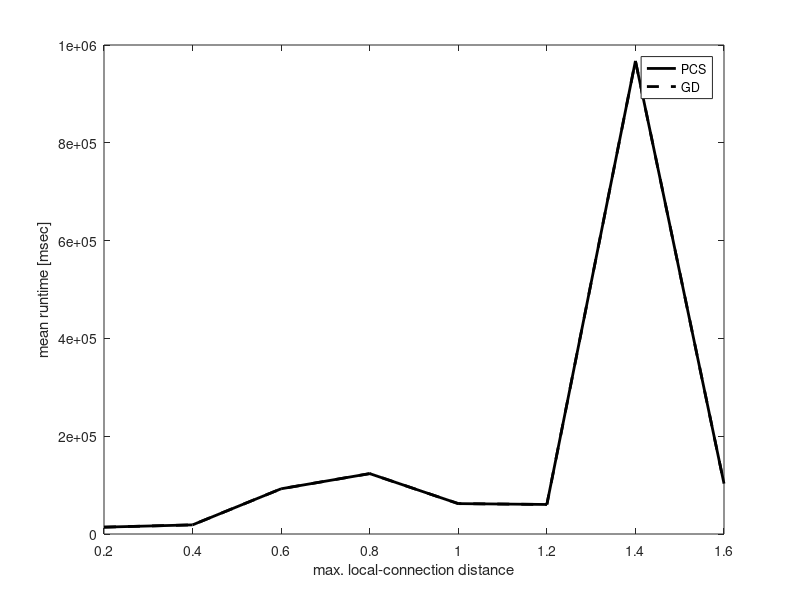
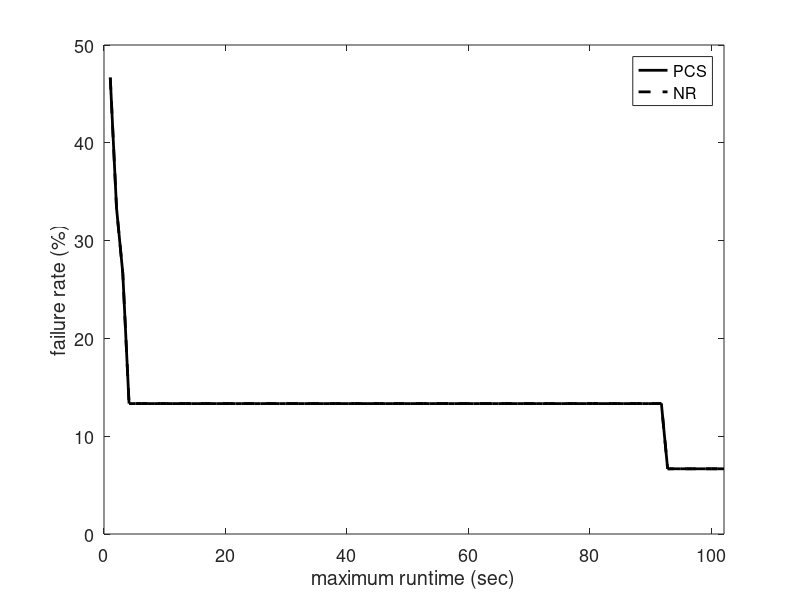

MATLAB code to generate these figures, in order:
% Performance comparison between the PCS, GD (with KDL) approaches. 
% The experiment is in one scene with obstacles where the start and goal configurations
% are: Env. II
% 		c_start = {1.1, 1.1, 0, 1.24, -1.5708, 0, -0.79567, 0.60136, 0.43858, -0.74986, -1.0074, -0.092294};
% 		c_goal = {-1.1, 1.35, -0.2, -1, -1.9, 0, 0.80875, 0.72363, -0.47891, -1.0484, 0.73278, 1.7491};
% This while benchmarking the maximum step distance.
% With joint limits of the ABB robots.
% last updated: 09/28/17

clear all
clc

%%
planners = {'BiRRT','RRT','LazyRRT','SBL'};
plannerType = planners{3};
switch plannerType
    case 'BiRRT'
        D1 = load('Benchmark_BiRRT_PCS_3poles_rB.txt');
        D2 = load('Benchmark_BiRRT_GD_3poles_rB.txt');
    case 'RRT'
        D1 = load('Benchmark_RRT_PCS_3poles_rB.txt'); 
        D2 = load('Benchmark_RRT_PCS_3poles_rB.txt'); 
    case 'LazyRRT'
        D1 = load('Benchmark_LazyRRT_PCS_3poles_rB.txt');
        D2 = load('Benchmark_LazyRRT_PCS_3poles_rB.txt'); 
    case 'SBL'
        D1 = load('Benchmark_SBL_PCS_3poles_rB.txt'); 
        D2 = load('Benchmark_SBL_PCS_3poles_rB.txt');
end

%% 
disp(['Results for ' plannerType ':']);

%%
% PCS
rd = sort(unique(D1(:,1)));
for i = 1:length(rd)
    M = D1(D1(:,1)==rd(i), 2:end);
    td(i) = mean(M(:,3))*1e3;
    td_ste(i) = 1e3*std(M(:,4))/sqrt(size(M,1));
end

%%
% GD
rg = sort(unique(D2(:,1)));
for i = 1:length(rg)
    M = D2(D2(:,1)==rg(i), 2:end);
%     disp([i-1 rg(i)  size(M,1)])
    tg(i) = mean(M(:,3))*1e3;
    tg_ste(i) = 1e3*std(M(:,4))/sqrt(size(M,1));
end

%%
disp(' ');
[tdmin, id] = min(td);
[tgmin, ig] = min(tg);

%%
h = figure(1);
clf
plot(rd,td,'-k','linewidth',2);
% errorbar(rd,td,td_ste,'-k','linewidth',2);
hold on
plot(rg,tg,'--k','linewidth',2);
% errorbar(rg,tg,tg_ste,'--k','linewidth',2);
hold off
ylabel('mean runtime [msec]');
xlabel('max. local-connection distance');
legend('PCS','GD');
% xlim([0 6]);
% xlim([min(rd) max(rd)]);

%% 
sS = rd(id);
tmin = tdmin;
D1 = D1(D1(:,1)==sS, 2:end); 
verf = D1(:,1)==1;
suc = D1(:,2)==1;

D = D1;
disp('------------------------------------');
disp('PCS:');
disp(['Results of ' num2str(size(D,1)) ' queries.']);
disp(['Minimum avg. runtime is ' num2str(tmin) 'msec with d = ' num2str(sS) ]);
disp(['Plan distance: ' num2str(D(1,3)) ]);
disp(['Avg. runtime: ' num2str(mean(D(:,3))*1e3)  ' +/- ' num2str(std(D(:,3))/sqrt(size(D,1))*1e3) ' msec ']);
disp(['Min. runtime: ' num2str(min(D(:,3))*1e3) ' msec ']);
disp(['Avg. nodes in path: ' num2str(floor(mean(D(:,9)))) ]);
disp(['Avg. nodes in trees: ' num2str(floor(mean(D(:,10)))) ]);
disp(['Avg. number of projections: ' num2str(floor(mean(D(:,4)))) ]);
disp(['Avg. local-connection time: ' num2str(mean(D(:,11)./D(:,12))*1e3)  ' +/- ' num2str(std(D(:,11)./D(:,12))/sqrt(size(D,1))*1e3) ' msec ']);
disp(['Avg. total local-connection time: ' num2str(mean(D(:,11))*1e3)  ' +/- ' num2str(std(D(:,11))/sqrt(size(D,1))*1e3) ' msec ']);
disp(['Avg. number of local connection checks: ' num2str(mean(D(:,12)))]);
disp(['Avg. collision check time: ' num2str(mean(D(:,7))*1e3) ' msec.']);
disp(['Percent of successful local connections: ' num2str(100*mean(D(:,13)./D(:,12)))]);

%%
sS = rg(ig);
tmin = tgmin;
D2 = D2(D2(:,1)==sS, 2:end);
verf = D2(:,1)==1;
suc = D2(:,2)==1;

D = D2;
disp('------------------------------------');
disp('GD:');
disp(['Results of ' num2str(size(D,1)) ' queries.']);
disp(['Minimum avg. runtime is ' num2str(tmin) 'msec with d = ' num2str(sS) ]);
disp(['Plan distance: ' num2str(D(1,3)) ]);
disp(['Avg. runtime: ' num2str(mean(D(:,3))*1e3)  ' +/- ' num2str(std(D(:,3))/sqrt(size(D,1))*1e3) ' msec ']);
disp(['Min. runtime: ' num2str(min(D(:,3))*1e3) ' msec ']);
disp(['Avg. nodes in path: ' num2str(floor(mean(D(:,9)))) ]);
disp(['Avg. nodes in trees: ' num2str(floor(mean(D(:,10)))) ]);
disp(['Avg. number of projections: ' num2str(floor(mean(D(:,4)))) ]);
disp(['Avg. local-connection time: ' num2str(mean(D(:,11)./D(:,12))*1e3)  ' +/- ' num2str(std(D(:,11)./D(:,12))/sqrt(size(D,1))*1e3) ' msec ']);
disp(['Avg. total local-connection time: ' num2str(mean(D(:,11))*1e3)  ' +/- ' num2str(std(D(:,11))/sqrt(size(D,1))*1e3) ' msec ']);
disp(['Avg. number of local connection checks: ' num2str(mean(D(:,12)))]);
disp(['Avg. collision check time: ' num2str(mean(D(:,7))*1e3) ' msec.']);
disp(['Percent of successful local connections: ' num2str(100*mean(D(:,13)./D(:,12)))]);

%%
disp(' ');
disp(['Best speed-up: t_{pcs}/t_{gd} = ' num2str(tdmin/tgmin) ]);

%%
%%
%%
% PCS
td = D1(:,3);
maxT = max(td);
T1 = linspace(0,maxT,100);
T1 = T1(2:end);
for i = 1:length(T1)
    sd = td < T1(i);
    md(i) = mean(td(sd));
    Md(i) = 1-sum(sd)/length(td);
end
%%
% GD
tg = D2(:,3);
maxT = max(tg);
T2 = linspace(0,maxT,100);
T2 = T2(2:end);
for i = 1:length(T2)
    sg = tg < T2(i);
    mg(i) = mean(tg(sg));
    Mg(i) = 1-sum(sg)/length(tg);
end

%%
h = figure(2);
clf
plot(T1,Md*100,'-k','linewidth',2);
hold on
plot(T2,Mg*100,'--k','linewidth',2);
hold off
xlabel('maximum runtime (sec)');
ylabel('failure rate (%)');
legend('PCS','NR');
xlim([0 max([T1 T2])]);
% title(plannerType);
set(gca,'fontsize',13);
% set(h, 'Position', [100, 100, 800, 400]);
% print PCS_NR_runtime.eps -depsc -r200
